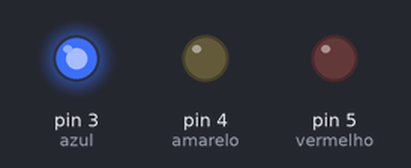
Recording of a sketch running on a simulated Arduino Uno, built with avr-gcc and run on an emulated ATmega328P. Parts: output pins drawn as LEDs (lit = HIGH).

Above: at 2.5 s.
At 5.7 s:
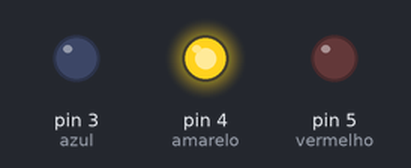
At 8.5 s:
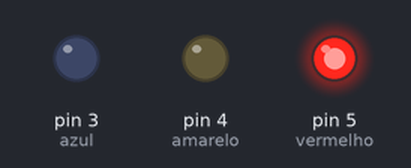
Timing chart, 0 to 13.7 s (numbered marks = the images above):
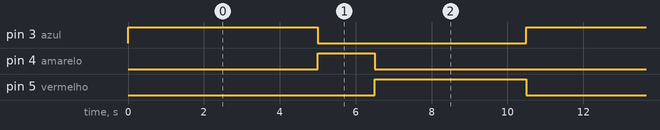

Measured:
- by itself, pin 3 (azul): alternates HIGH for 5.0 s and LOW for 5.5 s
- by itself, pin 4 (amarelo): alternates HIGH for 1.5 s and LOW for 9.0 s
- by itself, pin 5 (vermelho): alternates HIGH for 4.0 s and LOW for 6.5 s

The sketch:

Sem_foro.ino
```cpp
void setup() {
  pinMode(3, OUTPUT);//azul
  pinMode(4, OUTPUT);//amarelo
  pinMode(5, OUTPUT);//vermelho
}

void loop(){
  digitalWrite(3, HIGH);
  delay(5000);
  digitalWrite(3, LOW);
  digitalWrite(4, HIGH);
  delay(1500);
  digitalWrite(4, LOW);
  digitalWrite(5, HIGH);
  delay(4000);
  digitalWrite(5, LOW);

}
```
